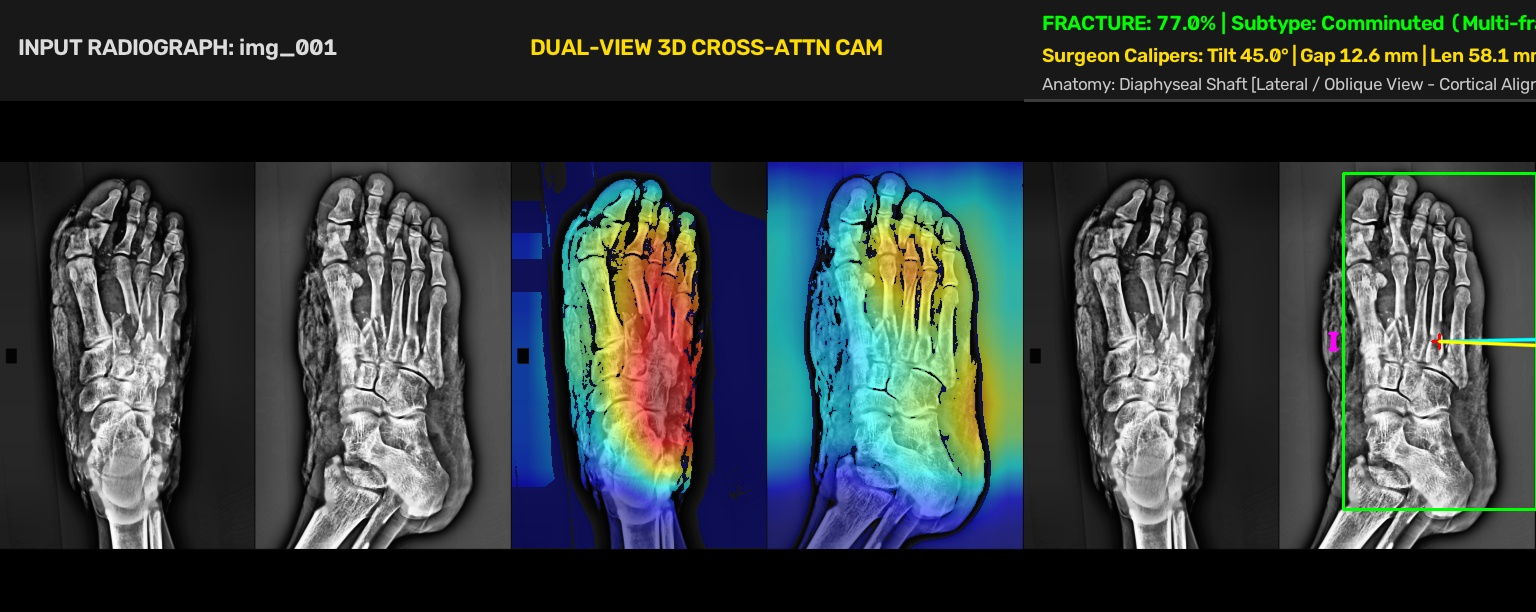
#> input picture img_001_fracture_report.jpg, 1536 x 612 px, given as the content of the folder C:/Users/shaik/OneDrive/Desktop/xray, which was not available
$ python preprocess.py   (older library calls are emulated)
#> lines starting #> are read from the running program, lines starting #| are printed output that depends on the picture; after the words box and inside, x2 and y2 are one past the last pixel; in counts of white or black regions, pixels touching at a corner belong together; pictures that were not available may be replaced by others from this repository, and a replacement may not be noted
import os
import re
import csv
import cv2
import numpy as np
import shutil

def sanitize_filename(idx):
    return f"img_{idx:03d}"

def detect_banner_cutoff(img_gray):
    """
    Detects the row where the bottom metadata/text banner begins.
    Medical radiographs in this dataset contain patient/scan text
    printed in white on a dark bottom strip between 80% and 96% of the height.
    """
    h, w = img_gray.shape
    cutoff_row = h
    search_start = int(h * 0.80)

    for r in range(search_start, h):
        row_slice = img_gray[r, :]
        bright_count = np.sum(row_slice > 180)
        mean_intensity = np.mean(row_slice)
        # Condition: High contrast isolated text on dark background
        if bright_count > 5 and mean_intensity < 35:
            # Cut slightly above the first text line (with a 5-pixel safety margin)
            cutoff_row = max(search_start, r - 5)
            break

    return cutoff_row

def inpaint_peripheral_markers(img_gray):
    """
    Suppresses peripheral high-contrast anatomical orientation markers ('R' / 'L')
    that sit in the outer 8% margins on dark background.
    """
    ch, cw = img_gray.shape
    _, thresh = cv2.threshold(img_gray, 190, 255, cv2.THRESH_BINARY)
    num_labels, labels, stats, centroids = cv2.connectedComponentsWithStats(thresh)

    mask = np.zeros((ch, cw), dtype=np.uint8)
    for i in range(1, num_labels):
        x, y, sw, sh, area = stats[i]
        # Marker condition: in outer margins, character-sized, dark surrounding
        if (x < cw * 0.08 or x > cw * 0.92) and 8 <= sh <= 150 and 4 <= sw <= 120 and area < 6000:
            pad = 12
            y0, y1 = max(0, y - pad), min(ch, y + sh + pad)
            x0, x1 = max(0, x - pad), min(cw, x + sw + pad)
            local_mean = np.mean(img_gray[y0:y1, x0:x1])
            if local_mean < 75:
                mask[y:y+sh, x:x+sw] = 255

    if np.any(mask > 0):
        kernel = cv2.getStructuringElement(cv2.MORPH_RECT, (5, 5))
        mask_dilated = cv2.dilate(mask, kernel, iterations=2)
        cleaned = img_gray.copy()
        cleaned[mask_dilated > 0] = 0
        return cleaned
    return img_gray

def inpaint_metal_hardware(img_gray):
    """
    Detects and seamlessly inpaints orthopedic metal plates, screws, and surgical fixation strips.
    Metal hardware has the highest radiodensity (> 210) and distinct manufactured geometry.
    """
    h, w = img_gray.shape
    bone_pixels = img_gray[img_gray > 40]
    if len(bone_pixels) == 0:
        return img_gray, False

    p95 = np.percentile(bone_pixels, 95)
    thresh_val = max(205, int(p95))

    # 1. High brightness metal seeds
    metal_seeds = (img_gray >= thresh_val).astype(np.uint8) * 255

    # Exclude outer 6% margins (handled by marker inpainting)
    metal_seeds[:int(h*0.06), :] = 0
    metal_seeds[int(h*0.90):, :] = 0
    metal_seeds[:, :int(w*0.06)] = 0
    metal_seeds[:, int(w*0.94):] = 0

    # 2. Add high-contrast metal edges
    sobelx = cv2.Sobel(img_gray, cv2.CV_64F, 1, 0, ksize=3)
    sobely = cv2.Sobel(img_gray, cv2.CV_64F, 0, 1, ksize=3)
    grad_norm = cv2.normalize(np.sqrt(sobelx**2 + sobely**2), None, 0, 255, cv2.NORM_MINMAX).astype(np.uint8)
    metal_edges = ((grad_norm > 65) & (img_gray > 175)).astype(np.uint8) * 255

    combined = cv2.bitwise_or(metal_seeds, metal_edges)

    # 3. Morphological closing along vertical and horizontal plate axes
    kernel_v = cv2.getStructuringElement(cv2.MORPH_RECT, (15, 25))
    kernel_h = cv2.getStructuringElement(cv2.MORPH_RECT, (25, 11))
    closed = cv2.morphologyEx(combined, cv2.MORPH_CLOSE, kernel_v)
    closed = cv2.morphologyEx(closed, cv2.MORPH_CLOSE, kernel_h)

    # 4. Filter connected components
    num_labels, labels, stats, centroids = cv2.connectedComponentsWithStats(closed)
    plate_mask = np.zeros((h, w), dtype=np.uint8)
    hardware_found = False

    for i in range(1, num_labels):
        area = stats[i, cv2.CC_STAT_AREA]
        if area > 100:
            comp_mask = (labels == i)
            if np.mean(img_gray[comp_mask]) > 170:
                plate_mask[comp_mask] = 255
                hardware_found = True

    if hardware_found:
        # Fill holes inside metal plate mask (e.g. screw holes)
        cnts, _ = cv2.findContours(plate_mask, cv2.RETR_EXTERNAL, cv2.CHAIN_APPROX_SIMPLE)
        for c in cnts:
            if cv2.contourArea(c) > 120:
                cv2.drawContours(plate_mask, [c], -1, 255, thickness=cv2.FILLED)

        # Dilate for smooth boundary blending
        dilated = cv2.dilate(plate_mask, cv2.getStructuringElement(cv2.MORPH_ELLIPSE, (9, 9)), iterations=2)
        inpainted = cv2.inpaint(img_gray, dilated, inpaintRadius=11, flags=cv2.INPAINT_TELEA)
        return inpainted, True

    return img_gray, False

def apply_medical_clahe(img_gray, clip_limit=2.2, tile_size=(8, 8)):
    """
    Applies gentle bilateral filter followed by CLAHE to highlight
    fine bone trabeculae and fracture fissures without noise amplification.
    """
    denoised = cv2.bilateralFilter(img_gray, d=7, sigmaColor=35, sigmaSpace=35)
    clahe = cv2.createCLAHE(clipLimit=clip_limit, tileGridSize=tile_size)
    return clahe.apply(denoised)

def letterbox_square(img_gray, target_size=1024):
    """
    Resizes image to target_size x target_size preserving exact aspect ratio.
    Uses seamless border-matched padding (median peripheral intensity) to eliminate
    artificial high-contrast border step-discontinuities.
    """
    ih, iw = img_gray.shape
    scale = min(target_size / iw, target_size / ih)
    nw, nh = max(1, int(iw * scale)), max(1, int(ih * scale))
    resized = cv2.resize(img_gray, (nw, nh), interpolation=cv2.INTER_AREA)

    # Sample peripheral edges to determine true radiograph background tone
    border_pixels = np.concatenate([
        resized[0, :], resized[-1, :], resized[:, 0], resized[:, -1]
    ])
    pad_val = int(np.median(border_pixels))

    canvas = np.full((target_size, target_size), pad_val, dtype=np.uint8)
    dx = (target_size - nw) // 2
    dy = (target_size - nh) // 2
    canvas[dy:dy+nh, dx:dx+nw] = resized
    return canvas

def split_dual_view(img_cropped):
    """
    If image is landscape (typical dual AP & Lateral projection),
    splits into Left (AP) and Right (Lateral/Oblique) views.
    """
    h, w = img_cropped.shape
    if w > h:
        mid = w // 2
        ap_view = img_cropped[:, :mid]
        lat_view = img_cropped[:, mid:]
        return ap_view, lat_view
    return None, None

def process_all_xrays(source_dir, output_base_dir):
#> called with source_dir = 'C:\\Users\\shaik\\OneDrive\\Desktop\\xray'
    os.makedirs(output_base_dir, exist_ok=True)
    raw_dir = os.path.join(output_base_dir, "raw")
    unified_1024_dir = os.path.join(output_base_dir, "cleaned", "unified_1024")
    unified_512_dir = os.path.join(output_base_dir, "cleaned", "unified_512")
    split_views_dir = os.path.join(output_base_dir, "cleaned", "split_views")

    for d in [raw_dir, unified_1024_dir, unified_512_dir, split_views_dir]:
        os.makedirs(d, exist_ok=True)

    files = sorted(
        [f for f in os.listdir(source_dir) if f.lower().endswith(('.jpg', '.jpeg', '.png'))],
        key=lambda x: int(x.split('.')[0]) if x.split('.')[0].isdigit() else 999
    )

    print(f"Found {len(files)} X-ray images in {source_dir}")
    manifest_rows = []
    comparisons = []

    for f in files:
        src_path = os.path.join(source_dir, f)
        img = cv2.imread(src_path, cv2.IMREAD_GRAYSCALE)
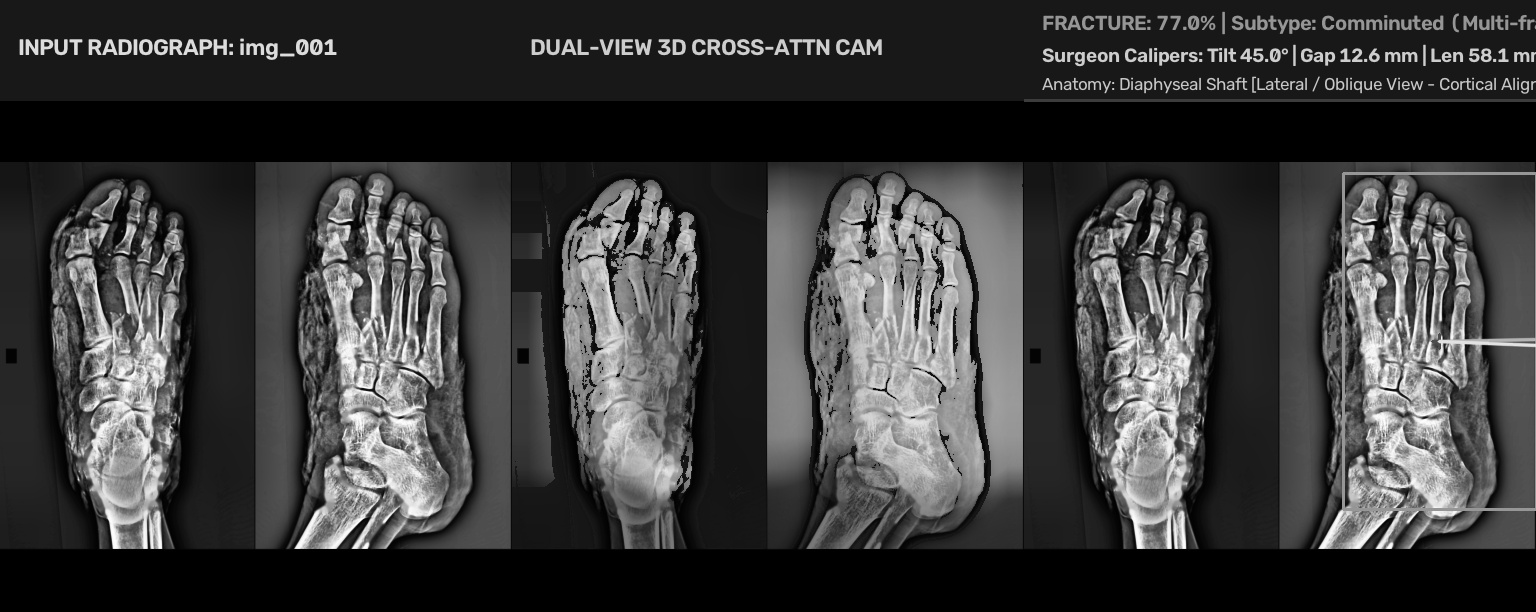
#> img: shape (612, 1536); min 0, max 255, mean 58.5
        if img is None:
            print(f"WARNING: Could not read {f}, skipping.")
            continue

        # Parse serial number (e.g., 1 from '1.jpg.jpeg')
        num_str = f.split('.')[0]
        idx = int(num_str) if num_str.isdigit() else len(manifest_rows) + 1
        base_name = sanitize_filename(idx)

        orig_h, orig_w = img.shape
        aspect = "landscape_dual" if orig_w > orig_h else "portrait_single"

        # 1. Copy raw file with standardized naming
        raw_dest = os.path.join(raw_dir, f"{base_name}.jpg")
        shutil.copy2(src_path, raw_dest)

        # 2. Detect & Crop Bottom Text Banner
        cutoff_row = detect_banner_cutoff(img)
#> the loop in detect_banner_cutoff, `for r in range(search_start, h):` made 123 passes
#> (bright_count, mean_intensity) on passes 1 to 8: (146, 81.29), (159, 81.7), (167, 81.4), (156, 81.07), (152, 80.6), (148, 80.15), (156, 79.71), (158, 78.22)
#> cutoff_row = 612
        cropped = img[:cutoff_row, :]
        banner_removed = cutoff_row < orig_h
#> banner_removed = False

        # 3. Suppress peripheral markers ('R', 'L')
        marker_clean = inpaint_peripheral_markers(cropped)
#> in inpaint_peripheral_markers, `_, thresh = cv2.threshold(img_gray, 190, 255, cv2.THRESH_BINARY)`:
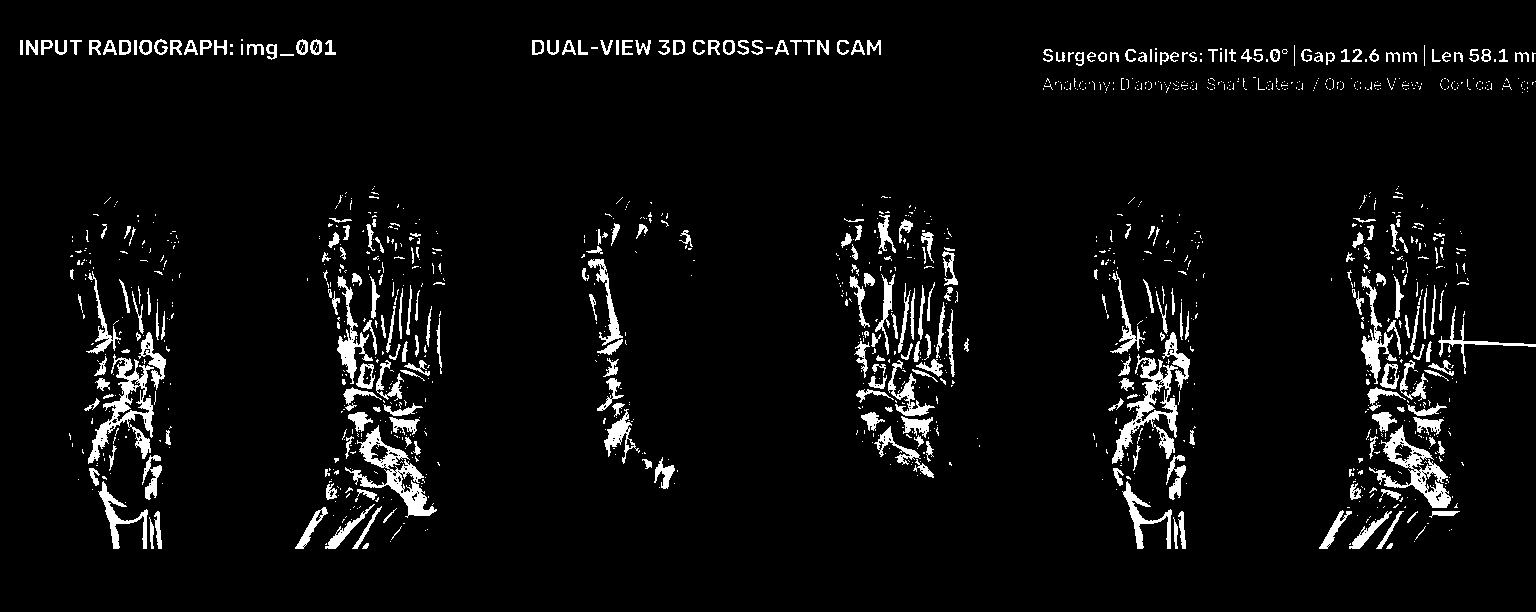
#> thresh: shape (612, 1536); 4.9% white; 1278 white regions (977 under 20 px), largest, box (x1, y1, x2, y2) and area: (88, 354, 154, 464) 2122, (1112, 354, 1178, 464) 2122, (345, 425, 437, 518) 2102
#> in inpaint_peripheral_markers, `num_labels, labels, stats, centroids = cv2.connectedComponentsWithStat..`:
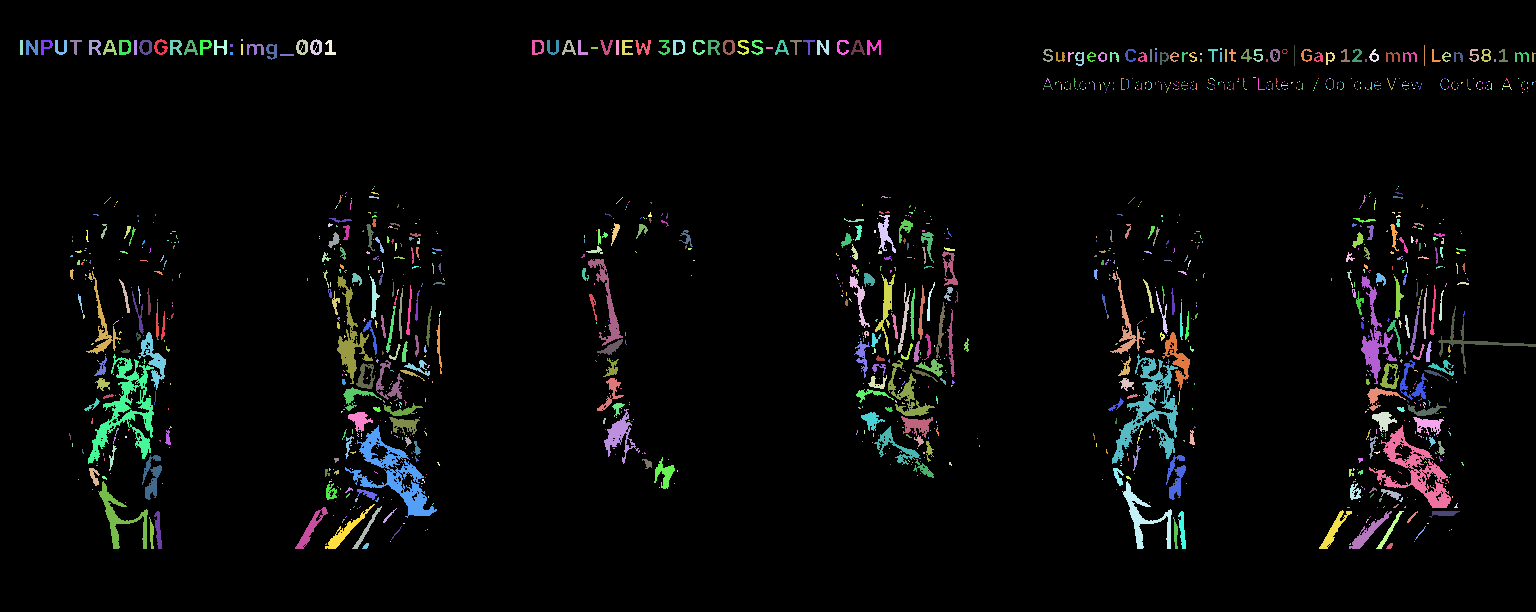
#> labels: shape (612, 1536) int32; 1279 distinct labels, from 0 to 1278; one colour per label, 0 black
#> in inpaint_peripheral_markers, `num_labels, labels, stats, centroids = cv2.connectedComponentsWithStat..`: num_labels = 1279; stats = 1279 rows, first 6: [0, 0, 1536, 612, 893725], [154, 39, 14, 16, 101], [241, 39, 2, 2, 4], [296, 39, 12, 16, 110], [310, 39, 12, 16, 110], [20, 40, 3, 15, 45]; centroids = 1279 pairs, first value 21 to 1535, second value 39.5 to 545.7
#> the loop in inpaint_peripheral_markers, `for i in range(1, num_labels):` made 1278 passes
#> (x, y, sw, sh, area, y0, y1, x0) on passes 6, 7, 8, 9, 10, 11, 12, 66: (26, 40, 12, 15, 117, 28, 67, 14), (41, 40, 12, 15, 89, 28, 67, 29), (55, 40, 12, 15, 95, 28, 67, 43), (70, 40, 12, 15, 62, 28, 67, 58), (89, 40, 12, 15, 109, 28, 67, 77), (103, 40, 14, 15, 97, 28, 67, 91), (119, 40, 12, 15, 109, 28, 67, 107), (1432, 49, 9, 13, 39, 37, 74, 1420)

        # 4. Inpaint and suppress surgical metal hardware (plates, screws, strips)
        metal_clean, metal_detected = inpaint_metal_hardware(marker_clean)
#> the loop in inpaint_metal_hardware, `for c in cnts:` made 1 pass

        # 5. Medical Contrast Enhancement (CLAHE) on metal-free bone
        enhanced = apply_medical_clahe(metal_clean)

        # 5. Letterbox to Square Resolutions
        sq_1024 = letterbox_square(enhanced, target_size=1024)
        sq_512 = letterbox_square(enhanced, target_size=512)

        out_1024_path = os.path.join(unified_1024_dir, f"{base_name}.png")
        out_512_path = os.path.join(unified_512_dir, f"{base_name}.png")
        cv2.imwrite(out_1024_path, sq_1024)
        cv2.imwrite(out_512_path, sq_512)

        # 6. Split Dual Views (if landscape)
        split_created = False
        ap_view, lat_view = split_dual_view(enhanced)
#> in split_dual_view, `lat_view = img_cropped[:, mid:]`:
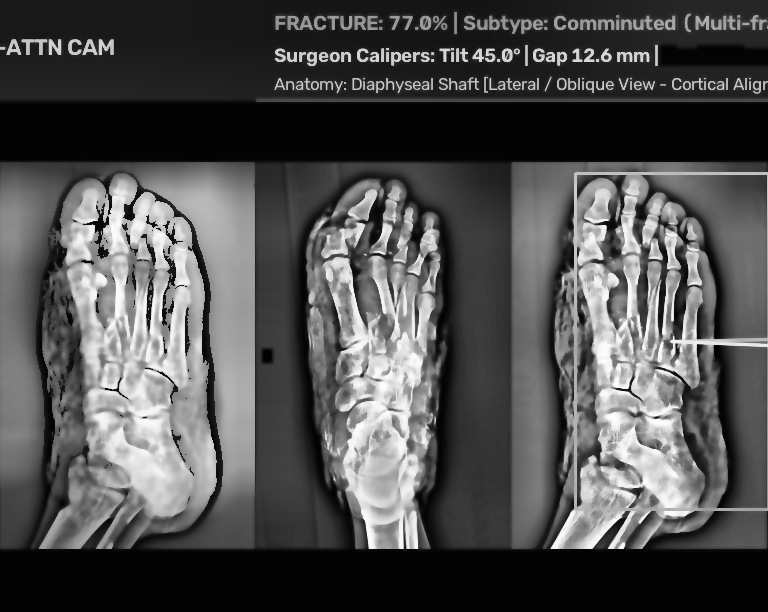
#> lat_view: shape (612, 768); min 1, max 254, mean 79.6
        if ap_view is not None and lat_view is not None:
            split_created = True
            ap_sq = letterbox_square(ap_view, target_size=512)
            lat_sq = letterbox_square(lat_view, target_size=512)
            cv2.imwrite(os.path.join(split_views_dir, f"{base_name}_AP.png"), ap_sq)
            cv2.imwrite(os.path.join(split_views_dir, f"{base_name}_LAT.png"), lat_sq)

        manifest_rows.append({
            "image_id": base_name,
            "original_filename": f,
            "orig_width": orig_w,
            "orig_height": orig_h,
            "aspect_type": aspect,
            "banner_cutoff_row": cutoff_row,
            "banner_removed": banner_removed,
            "metal_hardware_removed": metal_detected,
            "split_dual_views": split_created,
            "has_fracture": True
        })

        # Collect samples for verification contact sheet (first 4 images)
        if len(comparisons) < 4:
            # Resize raw to 512 for visual comparison
            raw_sq = letterbox_square(img, target_size=512)
#> in letterbox_square (call 5), `canvas[dy:dy+nh, dx:dx+nw] = resized`:
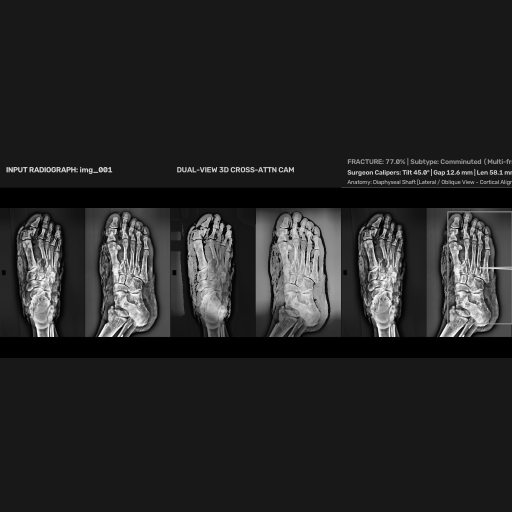
#> canvas: shape (512, 512); min 0, max 251, mean 37.8
            comparisons.append((base_name, raw_sq, sq_512))

        print(f"Processed: {f:12} -> {base_name}.png [Crop: {cutoff_row}/{orig_h} | Metal Removed: {metal_detected} | Aspect: {aspect}]")
#| Processed: img_001_fracture_report.jpg -> img_001.png [Crop: 612/612 | Metal Removed: True | Aspect: landscape_dual]

    # Write Manifest CSV
    manifest_csv = os.path.join(output_base_dir, "dataset_manifest.csv")
    with open(manifest_csv, "w", newline="", encoding="utf-8") as csvfile:
        fieldnames = [
            "image_id", "original_filename", "orig_width", "orig_height",
            "aspect_type", "banner_cutoff_row", "banner_removed", "metal_hardware_removed", "split_dual_views", "has_fracture"
        ]
        writer = csv.DictWriter(csvfile, fieldnames=fieldnames)
        writer.writeheader()
        for r in manifest_rows:
            writer.writerow(r)
#> this loop made 1 pass

    print(f"\nManifest saved to: {manifest_csv}")

    # Generate Cleaning Verification Contact Sheet (Before vs After)
    if comparisons:
        rows = []
        for name, before, after in comparisons:
            # Add header text
            cv2.putText(before, f"RAW: {name}", (20, 40), cv2.FONT_HERSHEY_SIMPLEX, 0.9, (255, 255, 255), 2)
            cv2.putText(after, f"CLEANED + CLAHE: {name}", (20, 40), cv2.FONT_HERSHEY_SIMPLEX, 0.9, (255, 255, 255), 2)
            row = np.hstack([before, after])
            rows.append(row)
#> this loop made 1 pass
#> name on pass 1: 'img_001'
#> pass 1, in process_all_xrays, `row = np.hstack([before, after])`:
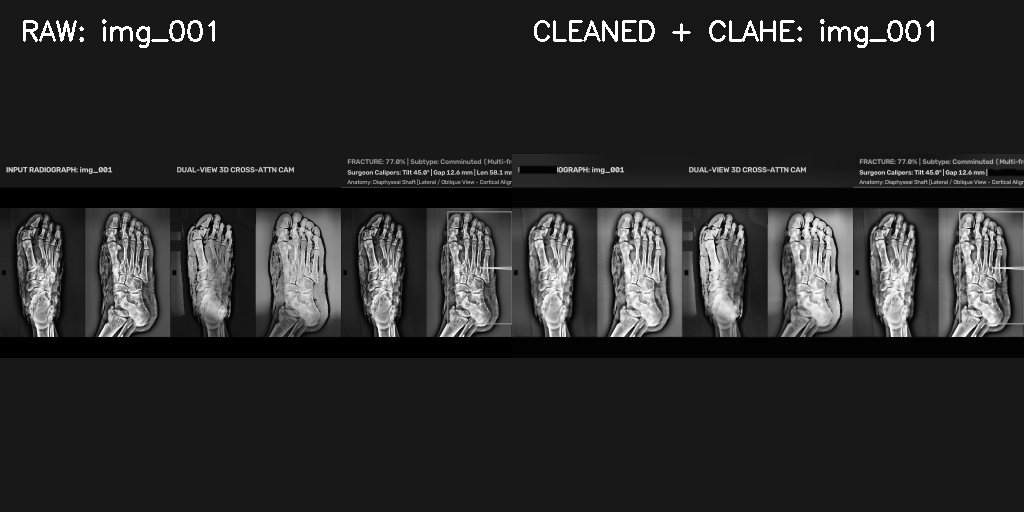
#> row: shape (512, 1024); min 0, max 255, mean 42.4
        sheet = np.vstack(rows)
        sheet_path = os.path.join(output_base_dir, "cleaning_verification.jpg")
        cv2.imwrite(sheet_path, sheet)
        print(f"Saved cleaning verification contact sheet to: {sheet_path}")

    print(f"\nAll {len(manifest_rows)} X-rays successfully cleaned and standardized!")
#| All 1 X-rays successfully cleaned and standardized!
    return manifest_rows

if __name__ == "__main__":
    SOURCE_DIR = r"C:\Users\shaik\OneDrive\Desktop\xray"
    OUTPUT_BASE = r"c:\Users\shaik\OneDrive\Desktop\ai frcture anti\data"
    process_all_xrays(SOURCE_DIR, OUTPUT_BASE)
